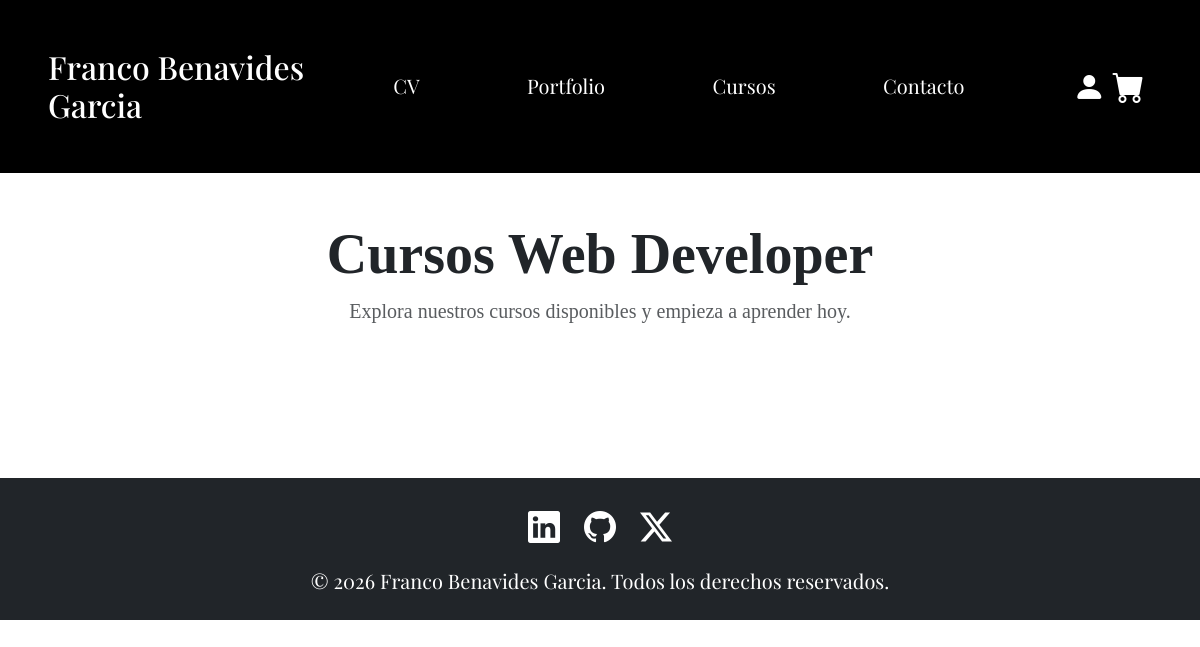
Before: /view/cursos.php with the older database file.
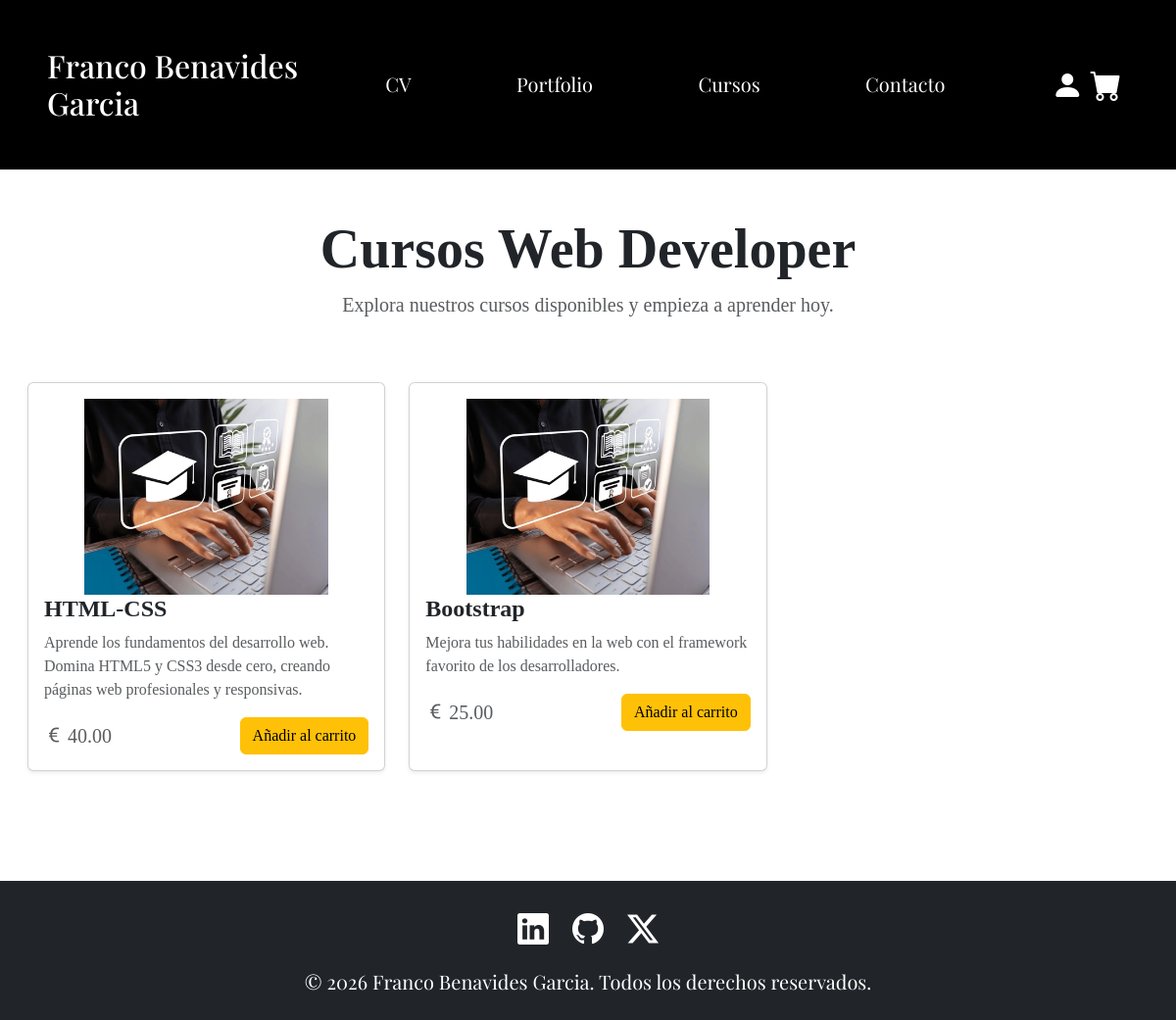
After: the same page with the newer database file.
### tables this page shows
CREATE TABLE IF NOT EXISTS curso (
    id_curso INT PRIMARY KEY AUTO_INCREMENT,
	nombre_curso VARCHAR(100) UNIQUE,
    descripción VARCHAR(500),
    precio DECIMAL(10,2)
);

### view/cursos.php (the view, shortened to what this page needs)
<?php
require_once '../model/conexion.php';
$stmt = $bd->query("SELECT * FROM curso");
$cursos = $stmt->fetchAll(PDO::FETCH_ASSOC);
?>
<!DOCTYPE html>
<html lang="es">
<head>
    <link href="https://cdn.jsdelivr.net/npm/bootstrap@5.3.8/dist/css/bootstrap.min.css" rel="stylesheet">
    <link rel="stylesheet" href="https://cdn.jsdelivr.net/npm/bootstrap-icons@1.13.1/font/bootstrap-icons.min.css">
    <link rel="stylesheet" href="/dwes-proyecto-php/public/css/estilo.css">
</head>
<body>
<?php include("../templates/header.php"); ?>
<main class="py-5">
    <div class="container-fluid">
        <div class="text-center mb-5">
            <h1 class="display-4 fw-bold mb-2">Cursos Web Developer</h1>
            <p class="lead text-muted">Explora nuestros cursos disponibles y empieza a aprender hoy.</p>
        </div>
        <div class="row g-4 p-3">
            <?php foreach ($cursos as $curso): ?>
                <div class="col-12 col-md-6 col-lg-4">
                    <div class="card h-100 shadow-sm">
                        <div class="card-body">
                            <img src="../public/img/default-curso.webp" class="w-75 d-block mx-auto curso-img">
                            <h5 class="card-title fw-bold fs-4"><?= htmlspecialchars($curso['nombre_curso']) ?></h5>
                            <p class="card-text text-muted fs-6"><?= htmlspecialchars($curso['descripción']) ?></p>
                            <div class="d-flex justify-content-between align-items-center">
                                <span class="text-muted fs-5">
                                    <i class="bi bi-currency-euro me-1"></i><?= $curso['precio'] ?>
                                </span>
                                <a href="/dwes-proyecto-php/controller/agregar_carrito.php?id_curso=<?= $curso['id_curso'] ?>"
                                   class="btn btn-warning">
                                    Añadir al carrito
                                </a>
                            </div>
                        </div>
                    </div>
                </div>
            <?php endforeach; ?>
        </div>
    </div>
</main>
</body>
</html>

### templates/header.php (shortened to what this page needs)
<header class="m-0 bg-black">
    <nav class="p-5 d-flex justify-content-between align-items-center">
        <div class="nav-name w-50">
            <a href="/dwes-proyecto-php/index.php" class="text-decoration-none text-white justify-content-start h3">
                <span class="myname h2">Franco Benavides Garcia</span>
            </a>
        </div>
        <div class="nav-items d-none d-md-flex gap-5 w-100 justify-content-around fs-5 ">
            <a href="/dwes-proyecto-php/view/cv.php" class="text-decoration-none text-white">CV</a>
            <a href="/dwes-proyecto-php/view/portfolio.php" class="text-decoration-none text-white">Portfolio</a>
            <a href="/dwes-proyecto-php/view/cursos.php" class="text-decoration-none text-white">Cursos</a>
            <a href="/dwes-proyecto-php/view/contacto.php" class="text-decoration-none text-white">Contacto</a>
        </div>
        <div class="nav-iconos d-flex w-25 justify-content-end">
            <a href="/dwes-proyecto-php/view/login.php" class="bi bi-person-fill fs-2 text-white w-25"></a>
            <a href="/dwes-proyecto-php/view/carrito.php" class="bi bi-cart-fill fs-2 text-white w-25"></a>
        </div>
    </nav>
</header>

### public/css/estilo.css (style rules this page uses)
header, footer { font-family: titulo; }
body { font-family: texto; }
.curso-img { height: 200px; object-fit: cover; }

Changed rows visible on the page:
added curso: nombre_curso "HTML-CSS", descripción "Aprende los fundamentos del desarrollo web. Domina HTML5 y CSS3 desde cero, creando páginas web profesionales y responsivas.", precio "40.00"
added curso: nombre_curso "Bootstrap", descripción "Mejora tus habilidades en la web con el framework favorito de los desarrolladores.", precio "25.00"
